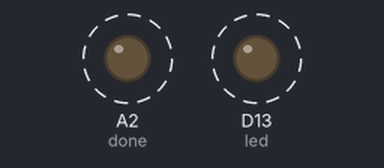
This program was run on a simulated CircuitPython board. Parts: output pins drawn as LEDs (lit = HIGH). Dashed ring = blinking.

Above: at 0.6 s.
Timing chart, 0 to 3.0 s (numbered marks = the images above):
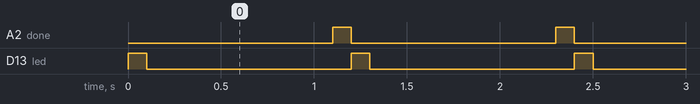

Measured:
- by itself, A2 (done), D13 (led): alternates HIGH for 0.10 s and LOW for 1.1 s
- by itself, everything shown: repeats every 1.2 s, in 3 steps

The program:

basic.py
```python
import board
import busio
import digitalio
import time
#import adafruit_rfm9x
import microcontroller

led = digitalio.DigitalInOut(board.D13)
led.direction = digitalio.Direction.OUTPUT
led.value=False

done = digitalio.DigitalInOut(board.A2)
done.direction = digitalio.Direction.OUTPUT
done.value=False
#done.pull=digitalio.Pull.DOWN

# wiring from lora breakout to itsybitsy_m4:
# (lora breakout --> itsybitsy_m4)
# VIN --> 3V
# GND --> GND
# SCK --> SCK
# MISO --> MISO
# MOSI --> MOSI
# CS --> D7
# RST --> D9

#spi = busio.SPI(board.SCK, MOSI=board.MOSI, MISO=board.MISO)
#cs = digitalio.DigitalInOut(board.D7)
#reset = digitalio.DigitalInOut(board.D9)
#rfm9x = adafruit_rfm9x.RFM9x(spi, cs, reset, 915.0)

while True:
    led.value=False
    done.value=False
    #temp = microcontroller.cpu.temperature
    #sendstring = 'temperature:'+str(temp)
    #rfm9x.send(sendstring)
    #print('sending:',sendstring)
    led.value = True
    time.sleep(.1)
    led.value=False
    time.sleep(1)
    done.value=True
    time.sleep(.1)
    done.value=False

    #done.value=True
```
